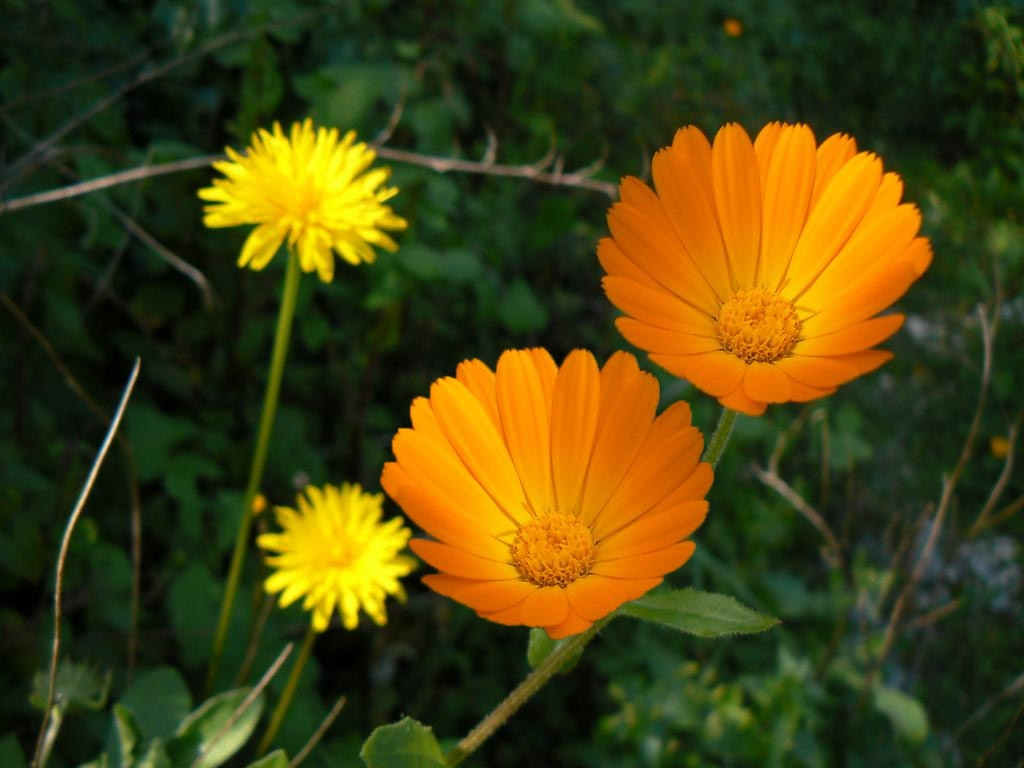
#> input picture im10f.jpg, 1024 x 768 px
$ python -i advanced_analysis.py   (imports and definitions only)   (older library calls are emulated)
#> lines starting #> are read from the running program, lines starting #| are printed output that depends on the picture
# --- START OF FILE advanced_analysis.py ---
"""
Advanced Analysis Module for Forensic Image Analysis System
Contains functions for noise, frequency, texture, edge, illumination, and statistical analysis
"""

import numpy as np
import cv2
try:
    from scipy import ndimage
    from scipy.stats import entropy
    SCIPY_AVAILABLE = True
except Exception:
    SCIPY_AVAILABLE = False
    class ndimage:
        # [21 lines left out: functions gaussian_filter, entropy, not called in this run]
import warnings

# Conditional imports dengan error handling
try:
    from skimage.feature import graycomatrix, graycoprops, local_binary_pattern
    from skimage.filters import sobel, prewitt, roberts
    from skimage.measure import shannon_entropy
    SKIMAGE_AVAILABLE = True
except Exception:
    print("Warning: scikit-image not available. Some features will be limited.")
    SKIMAGE_AVAILABLE = False

# Import utilities dengan error handling
try:
    from utils import detect_outliers_iqr
except ImportError:
    print("Warning: utils module not found. Using fallback functions.")
    # [8 lines left out: function detect_outliers_iqr, not called in this run]

# [1 line not run here, left out]

# ======================= Helper Functions =======================

# [516 lines left out: functions calculate_skewness, calculate_kurtosis, safe_entropy, analyze_noise_consistency, analyze_frequency_domain, analyze_texture_consistency and 1 more, not called in this run]

# ======================= Illumination Analysis =======================

def analyze_illumination_consistency(image_pil):
    """Advanced illumination consistency analysis"""
    try:
        image_array = np.array(image_pil)
        if image_array.size == 0:
            return {
                'illumination_mean_consistency': 0.0,
                'illumination_std_consistency': 0.0,
                'gradient_consistency': 0.0,
                'overall_illumination_inconsistency': 0.0
            }

        # Convert to RGB if needed, then to LAB for L channel
        if len(image_array.shape) == 2 or image_array.shape[2] == 1:
            image_array = cv2.cvtColor(image_array, cv2.COLOR_GRAY2RGB) # Convert grayscale to RGB for consistent LAB conversion

        lab = cv2.cvtColor(image_array, cv2.COLOR_RGB2LAB)
#> lab: shape (768, 1024, 3); mean of channels 0, 1, 2 71.6, 124.4, 154.5

        # Illumination map (L channel in LAB)
        illumination = lab[:, :, 0]
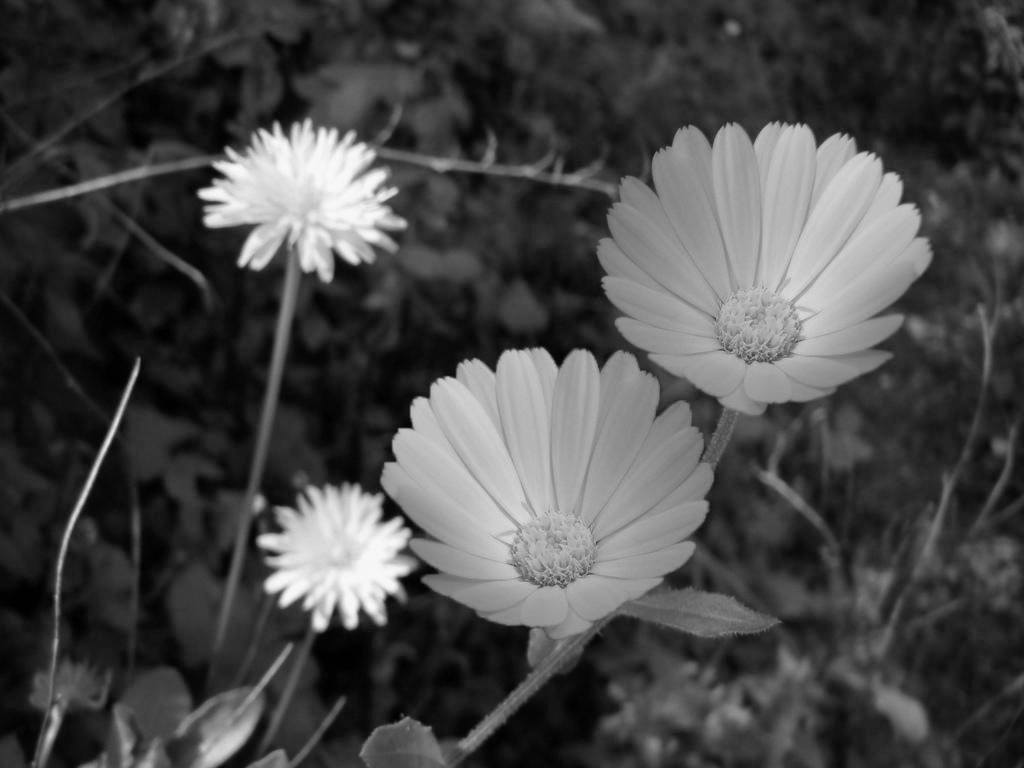
#> illumination: shape (768, 1024); min 0, max 248, mean 71.6

        # Gradient analysis with robust error handling
        try:
            if illumination.shape[0] >= 3 and illumination.shape[1] >= 3:
                grad_x = cv2.Sobel(illumination, cv2.CV_64F, 1, 0, ksize=3)
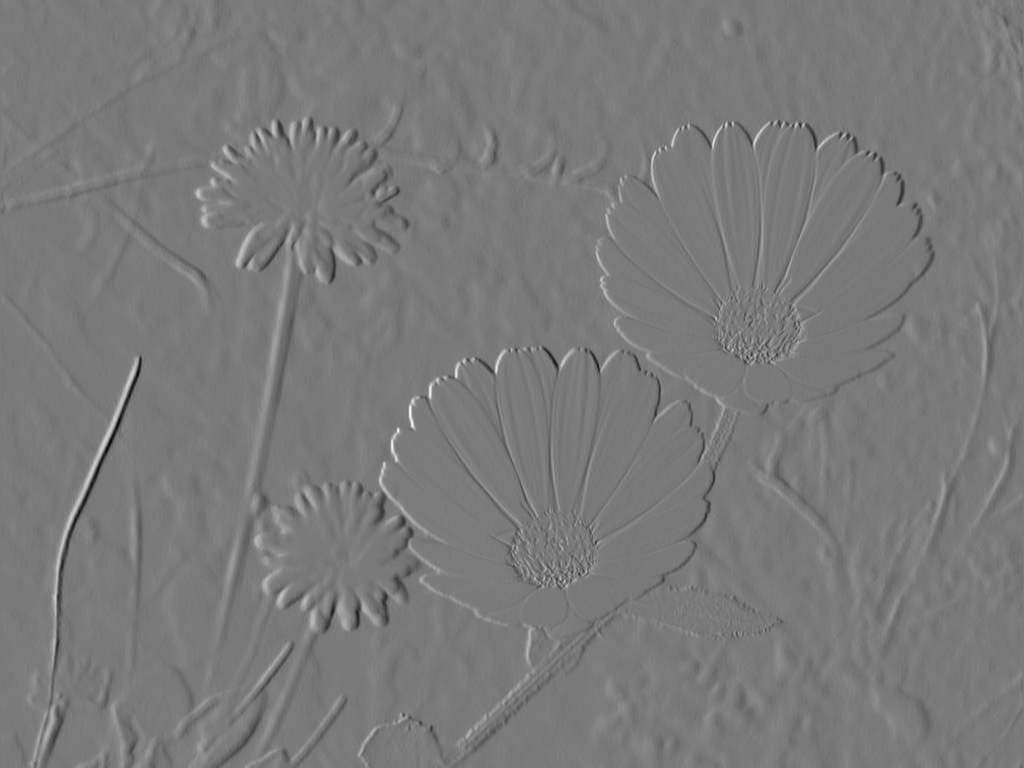
#> grad_x: shape (768, 1024) float64; min -503, max 544, mean 0.1; drawn with min black and max white
                grad_y = cv2.Sobel(illumination, cv2.CV_64F, 0, 1, ksize=3)
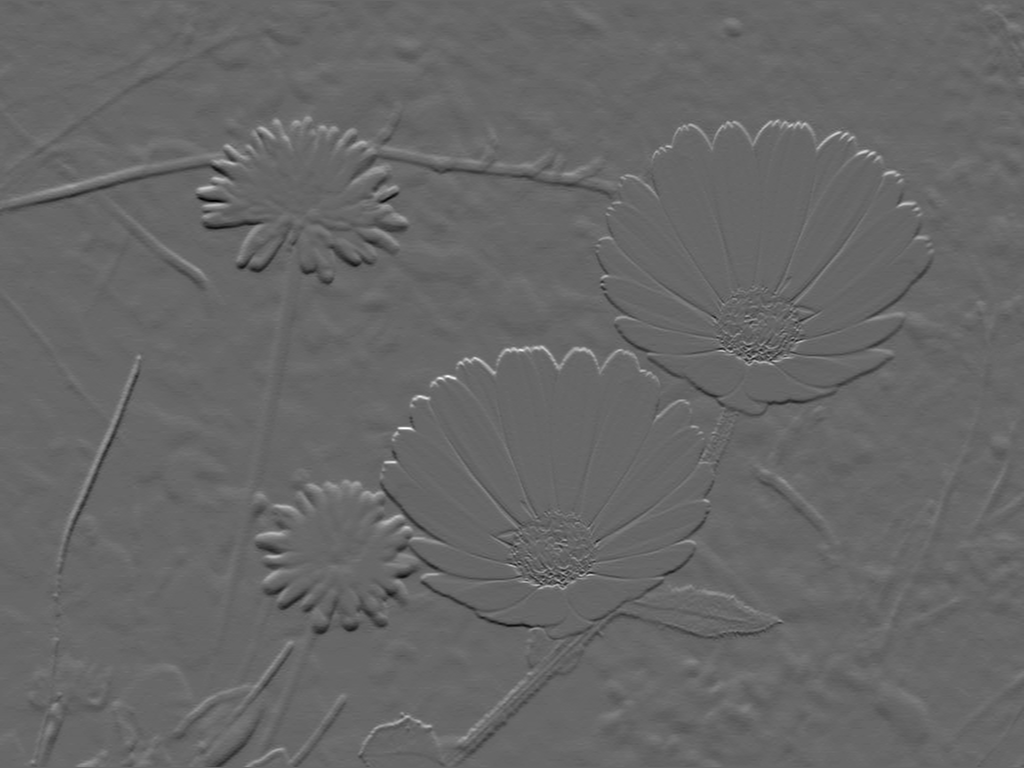
#> grad_y: shape (768, 1024) float64; min -411, max 603, mean 0.1; drawn with min black and max white
                gradient_magnitude = np.sqrt(grad_x**2 + grad_y**2)
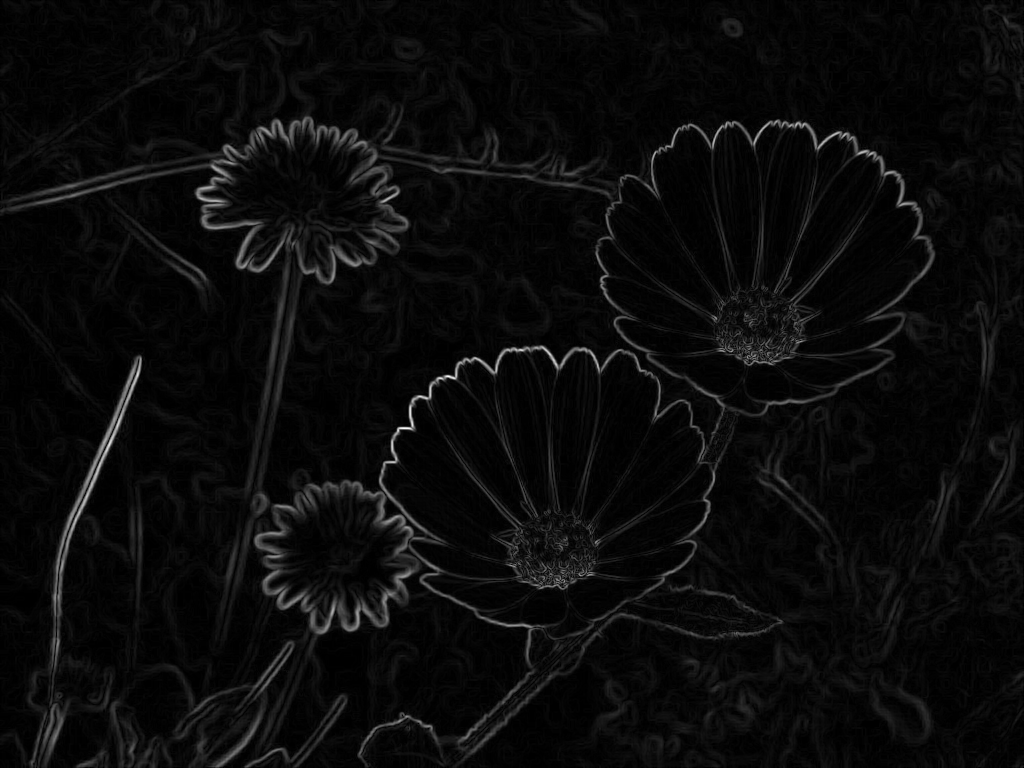
#> gradient_magnitude: shape (768, 1024) float64; min 0, max 610.1, mean 26.4; drawn with min black and max white
            else: # Image too small for Sobel
                gradient_magnitude = np.zeros_like(illumination, dtype=np.float32)
        except Exception as sobel_err:
            print(f"  Warning: Sobel operation failed: {sobel_err}")
            # Manual gradient calculation fallback
            kernel_x = np.array([[-1, 0, 1], [-2, 0, 2], [-1, 0, 1]])
            kernel_y = np.array([[-1, -2, -1], [0, 0, 0], [1, 2, 1]])
            if illumination.shape[0] >= 3 and illumination.shape[1] >= 3:
                grad_x = cv2.filter2D(illumination.astype(np.float64), -1, kernel_x)
                grad_y = cv2.filter2D(illumination.astype(np.float64), -1, kernel_y)
                gradient_magnitude = np.sqrt(grad_x**2 + grad_y**2)
            else: # Image too small for manual kernel
                gradient_magnitude = np.zeros_like(illumination, dtype=np.float32)

        # Block-wise illumination analysis
        block_size = 64
        h, w = illumination.shape
#> h = 768; w = 1024
        blocks_h = max(1, h // block_size)
#> blocks_h = 12
        blocks_w = max(1, w // block_size)
#> blocks_w = 16

        illumination_means = []
        illumination_stds = []
        gradient_means = []

        for i in range(blocks_h):
            for j in range(blocks_w):
                y_start, y_end = i*block_size, min((i+1)*block_size, h)
                x_start, x_end = j*block_size, min((j+1)*block_size, w)

                block_illum = illumination[y_start:y_end, x_start:x_end]
                block_grad = gradient_magnitude[y_start:y_end, x_start:x_end]

                if block_illum.size > 0:
                    illumination_means.append(np.mean(block_illum))
                    illumination_stds.append(np.std(block_illum))
                else: # Skip empty blocks
                    illumination_means.append(0.0)
                    illumination_stds.append(0.0)

                if block_grad.size > 0:
                    gradient_means.append(np.mean(block_grad))
                else: # Skip empty blocks
                    gradient_means.append(0.0)
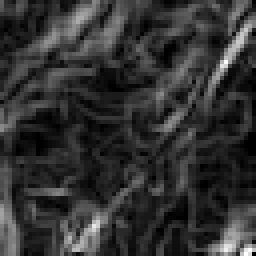
#> block_grad: shape (64, 64) float64 (shown 4 times larger); min 0, max 74, mean 14.8; drawn with min black and max white
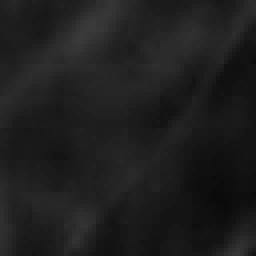
#> block_illum: shape (64, 64) (shown 4 times larger); min 11, max 59, mean 30.3
#> after the loop, gradient_means = 192 values, max 74.28 at index 134, min 8.93 at index 184, mean 26.38; illumination_means = 192 values, max 223.3 at index 133, min 11.78 at index 184, mean 71.64; illumination_stds = 192 values, max 90.62 at index 149, min 6.28 at index 0, mean 26.22


        # Consistency metrics
        illum_mean_consistency = 0.0
        illum_std_consistency = 0.0
        gradient_consistency = 0.0
        overall_inconsistency = 0.0

        if len(illumination_means) > 0 and np.mean(illumination_means) != 0:
            illum_mean_consistency = np.std(illumination_means) / (np.mean(illumination_means) + 1e-6)
#> illum_mean_consistency = 0.713
        if len(illumination_stds) > 0 and np.mean(illumination_stds) != 0:
            illum_std_consistency = np.std(illumination_stds) / (np.mean(illumination_stds) + 1e-6)
#> illum_std_consistency = 0.691
        if len(gradient_means) > 0 and np.mean(gradient_means) != 0:
            gradient_consistency = np.std(gradient_means) / (np.mean(gradient_means) + 1e-6)
#> gradient_consistency = 0.521

        overall_inconsistency = (illum_mean_consistency + gradient_consistency) / 2
#> overall_inconsistency = 0.617

        if not np.isfinite(illum_mean_consistency): illum_mean_consistency = 0.0
        if not np.isfinite(illum_std_consistency): illum_std_consistency = 0.0
        if not np.isfinite(gradient_consistency): gradient_consistency = 0.0
        if not np.isfinite(overall_inconsistency): overall_inconsistency = 0.0

        return {
            'illumination_mean_consistency': float(illum_mean_consistency),
            'illumination_std_consistency': float(illum_std_consistency),
            'gradient_consistency': float(gradient_consistency),
            'overall_illumination_inconsistency': float(overall_inconsistency)
        }

    except Exception as e:
        print(f"  Warning: Illumination analysis failed: {e}")
        return {
            'illumination_mean_consistency': 0.0,
            'illumination_std_consistency': 0.0,
            'gradient_consistency': 0.0,
            'overall_illumination_inconsistency': 0.0
        }

# ======================= Statistical Analysis =======================

# [75 lines left out: function perform_statistical_analysis, not called in this run]

# --- END OF FILE advanced_analysis.py ---

>>> import cv2
>>> picture = cv2.cvtColor(cv2.imread('im10f.jpg'), cv2.COLOR_BGR2RGB)
>>> result = analyze_illumination_consistency(picture)
#> result = {'illumination_mean_consistency': 0.713, 'illumination_std_consistency': 0.691, 'gradient_consistency': 0.521, 'overall_illumination_inconsistency': 0.617}
